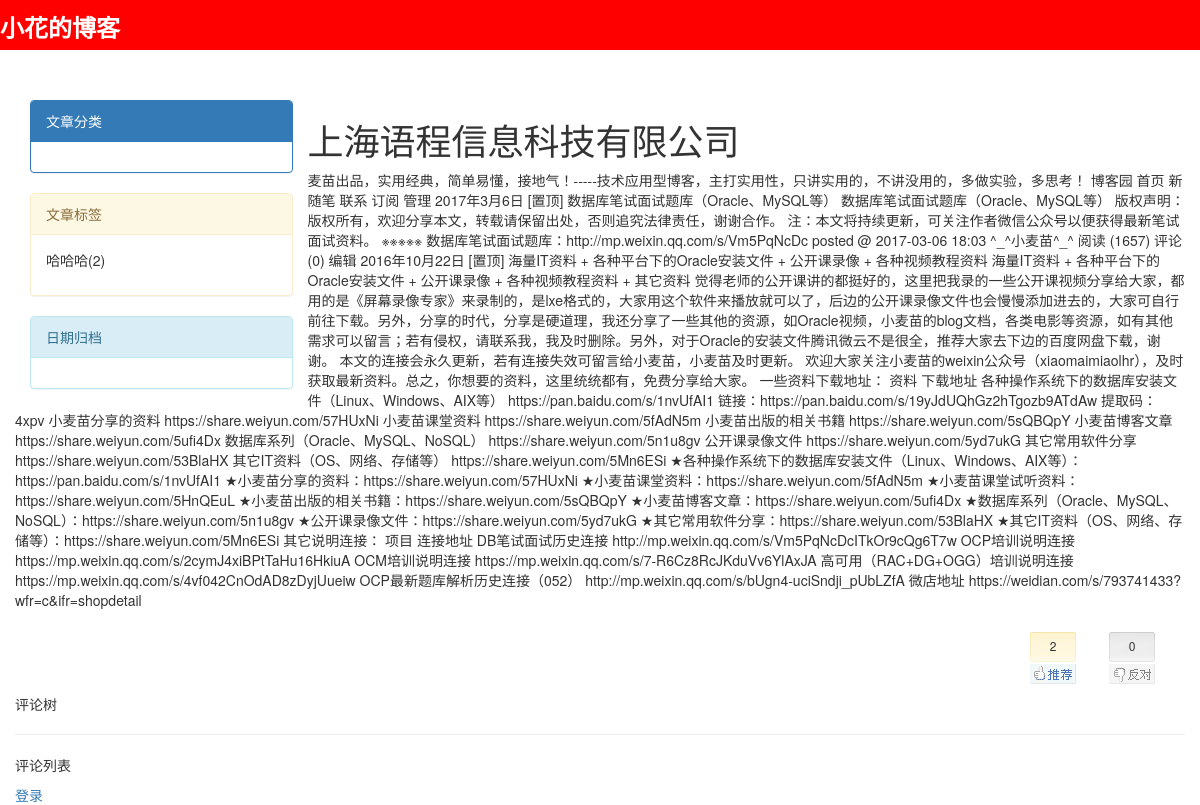
Page /blog/nice123/article/9/ on the committed database.
### myapp/models.py (models this page shows, shortened)
class Blog(models.Model):
    nid = models.AutoField(primary_key=True)
    title = models.CharField(max_length=64)  # 个人博客标题
    site = models.CharField(max_length=32, unique=True)  # 个人博客后缀
    theme = models.CharField(max_length=32)  # 博客主题
    class Meta:
        verbose_name = "blog站点"
        verbose_name_plural = verbose_name

class Tag(models.Model):
    nid = models.AutoField(primary_key=True)
    title = models.CharField(max_length=32)  # 标签名
    blog = models.ForeignKey(to="Blog", to_field="nid",on_delete=models.CASCADE)  # 所属博客
    class Meta:
        verbose_name = "标签"
        verbose_name_plural = verbose_name

class Article(models.Model):
    nid = models.AutoField(primary_key=True)
    title = models.CharField(max_length=50, verbose_name="文章标题")  # 文章标题
    desc = models.TextField(max_length=600)  # 文章描述
    create_time = models.DateTimeField(auto_now_add=True)  # 创建时间  --> datetime()
    comment_count = models.IntegerField(verbose_name="评论数", default=0)
    up_count = models.IntegerField(verbose_name="点赞数", default=0)
    down_count = models.IntegerField(verbose_name="踩数", default=0)
    category = models.ForeignKey(to="Category", to_field="nid", null=True,on_delete=models.CASCADE)
    user = models.ForeignKey(to="UserInfo", to_field="nid",on_delete=models.CASCADE)
    tags = models.ManyToManyField(  # 中介模型
        to="Tag",
        through="Article2Tag",
        through_fields=("article", "tag"),  # 注意顺序！！！
    )
    class Meta:
        verbose_name = "文章"
        verbose_name_plural = verbose_name

class ArticleDetail(models.Model):
    nid = models.AutoField(primary_key=True)
    content = models.TextField()
    article = models.OneToOneField(to="Article", to_field="nid",on_delete=models.CASCADE)
    class Meta:
        verbose_name = "文章详情"
        verbose_name_plural = verbose_name

### myapp/views/blog.py (the view)
# urls.py: url(r'(\w+)/article/(\d+)/$', blog.arti_aa),  # 文章详情  article_detail(request, xiaohei, 1)
def arti_aa(request,username,pk):
    user = models.UserInfo.objects.filter(username=username).first()
    if not user:
        return HttpResponse("404")
    blog = user.blog
    article_obj = models.Article.objects.filter(pk=pk).first()
    category_list = models.Category.objects.filter(blog=blog).annotate(c=Count("article")).values("title", "c")
    tag_list = models.Tag.objects.filter(blog=blog).annotate(c=Count("article")).values("title", "c")
    comment_list = models.Comment.objects.filter(article_id=pk)
    return render(request,"03blog/02article.html",{"username":username,"article": article_obj,"blog":blog," category_list":category_list,"tag_list":tag_list,"comment_list":comment_list})

### templates/03blog/02article.html (shortened to what this page needs)
{% extends 'base.html' %}
{% block page_main %}
      <div class="article-detail">
        <h1>{{ article.title }}</h1>
        <p>{{ article.articledetail.content|safe }}</p>
    </div>
<div class="poll clearfix">
   <div id="div_digg">
        <div class="diggit action">
            <span class="diggnum" id="digg_count">{{ article.up_count }}</span>
        </div>
        <div class="buryit action">
            <span class="burynum" id="bury_count">{{ article.down_count }}</span>
        </div>
    </div>
</div>
   <p>评论树</p>
    <hr>
<p>评论列表</p>
{% if request.user.username %}
        <div class="div_comment">
            <p>昵称：<input type="text" id="tbCommentAuthor" class="author" disabled="disabled" size="50"
                         value="{{ request.user.username }}"></p>
            <p>评论内容</p>
            <textarea name="" id="comment_content" cols="60" rows="10"></textarea>
            <p>
                <button id="comment_btn">提交评论</button>
            </p>
        </div>
    {% else %}
        <a href="/login/">登录</a>
    {% endif %}
{% endblock %}

### templates/base.html (shortened to what this page needs)
<!DOCTYPE html>
<html lang="en">
{% load staticfiles %}
<head>
     <link rel="stylesheet" type="text/css" href="{%static 'webpage/strap/css/bootstrap.css'%}">
    <link rel="stylesheet" type="text/css" href="{%static 'webpage/font_awesome/css/font-awesome.min.css'%}">
    <link rel="stylesheet" type="text/css" href="{%static 'webpage/css/Personal_blog.css'%}">
    <link rel="stylesheet" type="text/css" href="{%static 'webpage/css/home.css'%}">
    <link rel="stylesheet" href="/static/theme/{{ blog.theme }}">
    <link rel="stylesheet" href="/static/theme/zan.css">
</head>
<body>
<div class="header">
    <p>{{ blog.title }}</p>
</div>
<div class="container">
    <div class="row">
        <div class="col-md-3">
           <div class="panel panel-primary">
                <div class="panel-heading">文章分类</div>
                <div class="panel-body">
                </div>
            </div>
           <div class="panel panel-warning">
            <div class="panel-heading">文章标签</div>
            <div class="panel-body">
                {% for tag in tag_list %}
                    <p>{{ tag.title }}({{ tag.c }})</p>
                {% endfor %}
            </div>
        </div>
        <div class="panel panel-info">
            <div class="panel-heading">日期归档</div>
            <div class="panel-body">
            </div>
        </div>
        </div>
 <div class="col-md-9">
     </div>
       {% block page_main %}
       {% endblock %}
 </div>
 </div>
</body>
</html>

### myapp/statics/webpage/css/Personal_blog.css (style rules this page uses)
.header { height: 50px; width: 100%; color: white; }
.header p { font-size: 24px; padding: 10px 0; font-weight: bold; }
.container { margin-top: 50px; }

### myapp/statics/webpage/css/home.css (style rules this page uses)
.header { height: 50px; width: 100%; color: white; }
.header p { font-size: 24px; padding: 10px 0; font-weight: bold; }
.container { margin-top: 50px; }

### static/theme/xiaohua.css (style rules this page uses)
.header { background-color:red; }

### static/theme/zan.css (style rules this page uses)
#div_digg { float: right; margin-bottom: 10px; margin-right: 30px; font-size: 12px; width: 125px; text-align: center; margin-top: 10px; }
.diggit { float: left; width: 46px; height: 52px; background: url("/static/img/upup.gif") no-repeat; text-align: center; cursor: pointer; margin-top: 2px; padding-top: 5px; }
.buryit { float: right; margin-left: 20px; width: 46px; height: 52px; background: url("/static/img/downdown.gif") no-repeat; text-align: center; cursor: pointer; margin-top: 2px; padding-top: 5px; }

### rows in the picture
Blog: title "小花的博客"
Tag: title "哈哈哈", c "2"
Article: title "上海语程信息科技有限公司", articledetail.content "麦苗出品，实用经典，简单易懂，接地气！-----技术应用型博客，主打实用性，只讲实用的，不讲没用的，多做实验，多思考！ 博客园 首页 新随笔 联系 订阅 管理 2017年3月6日 [置顶] 数据库笔试面试题库（Oracle、MySQL等） 数据库笔试面试题库（Oracle、MySQL等） 版权声明：版权所有，欢迎分享本文，转载请保留出处，否则追究法律责任，谢谢合作。 注：本文将持续更新，可关注作者微信公众号以便获得最新笔试面试资料。 ※※※※※ 数据库笔试面试题库：http://mp.weixin.qq.com/s/Vm5PqNcDc posted @ 2017-03-06 18:03 ^_^小麦苗^_^ 阅读 (1657) 评论 (0) 编辑 2016年10月22日 [置顶] 海量IT资料 + 各种平台下的Oracle安装文件 + 公开课录像 + 各种视频教程资料 海量IT资料 + 各种平台下的Oracle安装文件 + 公开课录像 + 各种视频教程资料 + 其它资料 觉得老师的公开课讲的都挺好的，这里把我录的一些公开课视频分享给大家，都用的是《屏幕录像专家》来录制的，是lxe格式的，大家用这个软件来播放就可以了，后边的公开课录像文件也会慢慢添加进去的，大家可自行前往下载。另外，分享的时代，分享是硬道理，我还分享了一些其他的资源，如Oracle视频，小麦苗的blog文档，各类电影等资源，如有其他需求可以留言；若有侵权，请联系我，我及时删除。另外，对于Oracle的安装文件腾讯微云不是很全，推荐大家去下边的百度网盘下载，谢谢。…", up_count "2", down_count "0"
